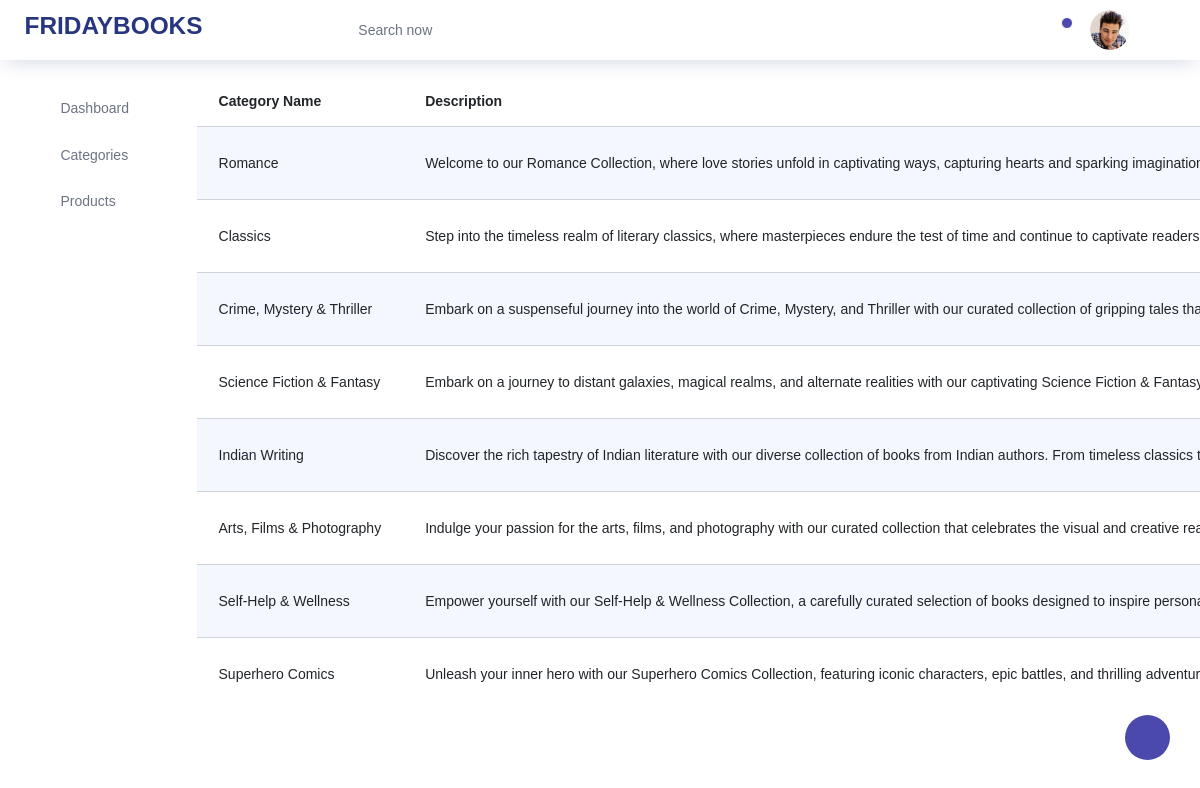
Screenshot of /Backend/category_details/ with the database file from the repository.
### backend/models.py (models this page shows)
class CategoryDB(models.Model):
    CName = models.CharField(max_length=100,null=True, blank=True)
    Description = models.CharField(max_length=100, null=True, blank=True)
    Image = models.ImageField(upload_to="Images", null=True, blank=True)

### backend/views.py (the view)
# urls.py: path('category_details/', views.category_details, name="category_details"),
def category_details(request):
    data = CategoryDB.objects.all()
    return render(request, "Category_details.html", {'data': data})

### templates/Category_details.html (shortened to what this page needs)
<!DOCTYPE html>
{% extends 'Index.html' %}
{% block content %}
<html lang="en">
<head>
</head>
<body>
<div class="table-responsive pt-3">
                  <table class="table table-striped project-orders-table">
                    <thead>
                      <tr>
                        <th>Category Name</th>
                        <th>Description</th>
                      </tr>
                    </thead>
                    <tbody>
                      <tr>
                        {% for i in data %}
                      <td> {{i.CName}}</td>
                      <td> {{i.Description}}</td>
                      </tr>
                      {% endfor %}
</body>
</html>
{% endblock %}

### templates/Index.html (shortened to what this page needs)
<!DOCTYPE html>
{% load static %}
<html lang="en">
<head>
  <link rel="stylesheet" href="{% static 'adminstyle/vendors/feather/feather.css' %}">
  <link rel="stylesheet" href="{% static 'adminstyle/vendors/ti-icons/css/themify-icons.css' %}">
  <link rel="stylesheet" href="{% static 'adminstyle/vendors/css/vendor.bundle.base.css' %}">
  <link rel="stylesheet" href="{% static 'adminstyle/vendors/datatables.net-bs4/dataTables.bootstrap4.css' %}">
  <link rel="stylesheet" href="{% static 'adminstyle/vendors/ti-icons/css/themify-icons.css' %}">
  <link rel="stylesheet" type="{% static 'adminstyle/text/css" href="js/select.dataTables.min.css' %}">
  <link rel="stylesheet" href="{% static 'adminstyle/css/vertical-layout-light/style.css' %}">
</head>
<body>
  <div class="container-scroller">
    <nav class="navbar col-lg-12 col-12 p-0 fixed-top d-flex flex-row">
      <div class="text-center navbar-brand-wrapper d-flex align-items-center justify-content-center">
        <a class="navbar-brand brand-logo mr-5" href="index.html"><h3 style="font-family: Verdana, Geneva, Tahoma, sans-serif;
                            font-weight: 600; margin-left:40px">FRIDAYBOOKS</h3> </a>
      </div>
      <div class="navbar-menu-wrapper d-flex align-items-center justify-content-end">
        <button class="navbar-toggler navbar-toggler align-self-center" type="button" data-toggle="minimize">
          <span class="icon-menu"></span>
        </button>
        <ul class="navbar-nav mr-lg-2">
          <li class="nav-item nav-search d-none d-lg-block">
            <div class="input-group">
              <div class="input-group-prepend hover-cursor" id="navbar-search-icon">
                <span class="input-group-text" id="search">
                  <i class="icon-search"></i>
                </span>
              </div>
              <input type="text" class="form-control" id="navbar-search-input" placeholder="Search now" aria-label="search" aria-describedby="search">
            </div>
          </li>
        </ul>
        <ul class="navbar-nav navbar-nav-right">
          <li class="nav-item dropdown">
            <a class="nav-link count-indicator dropdown-toggle" id="notificationDropdown" href="#" data-toggle="dropdown">
              <i class="icon-bell mx-0"></i>
              <span class="count"></span>
            </a>
          </li>
          <li class="nav-item nav-profile dropdown">
            <a class="nav-link dropdown-toggle" href="#" data-toggle="dropdown" id="profileDropdown">
              <img src="{% static 'adminstyle/images/faces/face28.jpg' %}" alt="profile"/>
            </a>
          </li>
          <li class="nav-item nav-settings d-none d-lg-flex">
            <a class="nav-link" href="#">
              <i class="icon-ellipsis"></i>
            </a>
          </li>
        </ul>
      </div>
    </nav>
    <div class="container-fluid page-body-wrapper">
      <div class="theme-setting-wrapper">
        <div id="settings-trigger"><i class="ti-settings"></i></div>
      </div>
      <nav class="sidebar sidebar-offcanvas" id="sidebar">
        <ul class="nav">
          <li class="nav-item">
            <a class="nav-link" href="index.html">
              <i class="icon-grid menu-icon"></i>
              <span class="menu-title">Dashboard</span>
            </a>
          </li>
          <li class="nav-item">
            <a class="nav-link" data-toggle="collapse" href="#icons" aria-expanded="false" aria-controls="icons">
              <i class="icon-contract menu-icon"></i>
              <span class="menu-title">Categories</span>
              <i class="menu-arrow"></i>
            </a>
          </li>
          <li class="nav-item">
            <a class="nav-link" data-toggle="collapse" href="#ui-basic" aria-expanded="false" aria-controls="ui-basic">
              <i class="icon-layout menu-icon"></i>
              <span class="menu-title">Products</span>
              <i class="menu-arrow"></i>
            </a>
          </li>
        </ul>
      </nav>
      {% block content %}{% endblock %}
</body>
</html>

### rows the page displays
CategoryDB: CName "Romance", Description "Welcome to our Romance Collection, where love stories unfold in captivating ways, capturing hearts and sparking…"
CategoryDB: CName "Classics", Description "Step into the timeless realm of literary classics, where masterpieces endure the test of time and continue to captivate readers…"
CategoryDB: CName "Crime, Mystery & Thriller", Description "Embark on a suspenseful journey into the world of Crime, Mystery, and Thriller with our curated collection of gripping tales…"
CategoryDB: CName "Science Fiction & Fantasy", Description "Embark on a journey to distant galaxies, magical realms, and alternate realities with our captivating Science Fiction &…"
CategoryDB: CName "Indian Writing", Description "Discover the rich tapestry of Indian literature with our diverse collection of books from Indian authors. From timeless classics…"
CategoryDB: CName "Arts, Films & Photography", Description "Indulge your passion for the arts, films, and photography with our curated collection that celebrates the visual and creative…"
CategoryDB: CName "Self-Help & Wellness", Description "Empower yourself with our Self-Help & Wellness Collection, a carefully curated selection of books designed to inspire…"
CategoryDB: CName "Superhero Comics", Description "Unleash your inner hero with our Superhero Comics Collection, featuring iconic characters, epic battles, and thrilling…"
